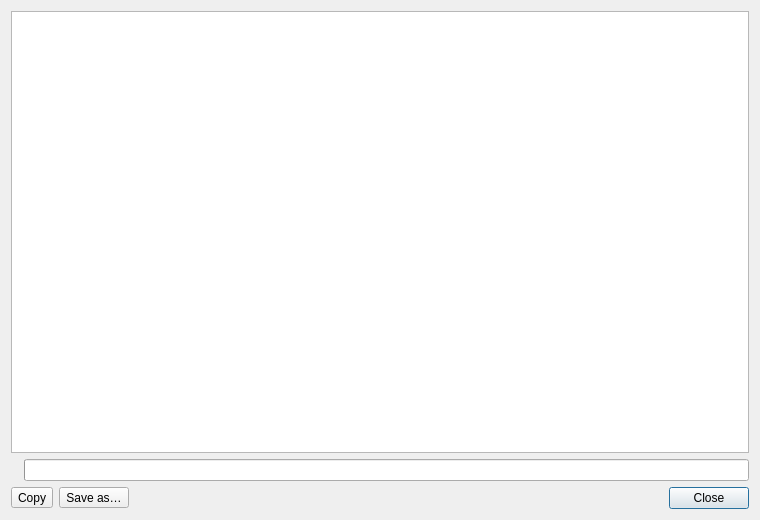
<?xml version="1.0" encoding="UTF-8"?>
<ui version="4.0">
 <class>DynamicRangeDialog</class>
 <widget class="QDialog" name="DynamicRangeDialog">
  <property name="geometry">
   <rect>
    <x>0</x>
    <y>0</y>
    <width>760</width>
    <height>520</height>
   </rect>
  </property>
  <property name="windowTitle">
   <string>Dynamic range</string>
  </property>
  <layout class="QVBoxLayout" name="verticalLayout">
   <item>
    <widget class="QPlainTextEdit" name="textLog">
     <property name="readOnly">
      <bool>true</bool>
     </property>
     <property name="lineWrapMode">
      <enum>QPlainTextEdit::NoWrap</enum>
     </property>
    </widget>
   </item>
   <item>
    <layout class="QHBoxLayout" name="layoutProgress">
     <item>
      <widget class="QLabel" name="labelStatus">
       <property name="text">
        <string/>
       </property>
      </widget>
     </item>
     <item>
      <widget class="QProgressBar" name="progressBar">
       <property name="textVisible">
        <bool>false</bool>
       </property>
      </widget>
     </item>
    </layout>
   </item>
   <item>
    <layout class="QHBoxLayout" name="layoutButtons">
     <item>
      <widget class="QToolButton" name="buttonCopy">
       <property name="text">
        <string>Copy</string>
       </property>
       <property name="toolButtonStyle">
        <enum>Qt::ToolButtonTextBesideIcon</enum>
       </property>
      </widget>
     </item>
     <item>
      <widget class="QToolButton" name="buttonSaveAs">
       <property name="text">
        <string>Save as…</string>
       </property>
       <property name="toolButtonStyle">
        <enum>Qt::ToolButtonTextBesideIcon</enum>
       </property>
      </widget>
     </item>
     <item>
      <spacer name="horizontalSpacer">
       <property name="orientation">
        <enum>Qt::Horizontal</enum>
       </property>
       <property name="sizeHint" stdset="0">
        <size>
         <width>40</width>
         <height>20</height>
        </size>
       </property>
      </spacer>
     </item>
     <item>
      <widget class="QPushButton" name="buttonClose">
       <property name="text">
        <string>Close</string>
       </property>
      </widget>
     </item>
    </layout>
   </item>
  </layout>
 </widget>
 <resources/>
 <connections/>
</ui>
